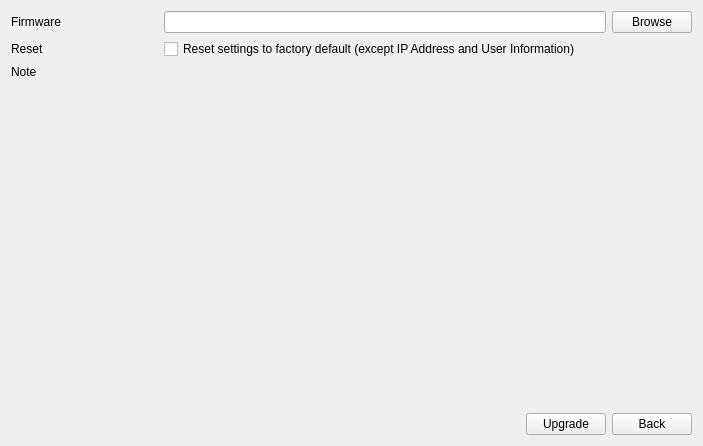
<?xml version="1.0" encoding="UTF-8"?>
<ui version="4.0">
 <class>TabMaintenanceLocalUpgrade</class>
 <widget class="QWidget" name="TabMaintenanceLocalUpgrade">
  <property name="geometry">
   <rect>
    <x>0</x>
    <y>0</y>
    <width>703</width>
    <height>446</height>
   </rect>
  </property>
  <property name="windowTitle">
   <string>Form</string>
  </property>
  <layout class="QVBoxLayout" name="verticalLayout">
   <item>
    <layout class="QGridLayout" name="gridLayout">
     <item row="0" column="0">
      <widget class="QLabel" name="label_firmware">
       <property name="sizePolicy">
        <sizepolicy hsizetype="Preferred" vsizetype="Preferred">
         <horstretch>1</horstretch>
         <verstretch>0</verstretch>
        </sizepolicy>
       </property>
       <property name="text">
        <string>Firmware</string>
       </property>
      </widget>
     </item>
     <item row="1" column="0">
      <widget class="QLabel" name="label_reset">
       <property name="text">
        <string>Reset</string>
       </property>
      </widget>
     </item>
     <item row="1" column="1">
      <widget class="QCheckBox" name="checkBox_reset">
       <property name="text">
        <string>Reset settings to factory default (except IP Address and User Information)</string>
       </property>
      </widget>
     </item>
     <item row="0" column="1">
      <widget class="MyLineEdit" name="lineEdit_filePath">
       <property name="sizePolicy">
        <sizepolicy hsizetype="Expanding" vsizetype="Fixed">
         <horstretch>3</horstretch>
         <verstretch>0</verstretch>
        </sizepolicy>
       </property>
       <property name="readOnly">
        <bool>true</bool>
       </property>
      </widget>
     </item>
     <item row="0" column="2">
      <widget class="MyPushButton" name="pushButton_browse">
       <property name="text">
        <string>Browse</string>
       </property>
      </widget>
     </item>
    </layout>
   </item>
   <item>
    <widget class="BlueLabel" name="label_note">
     <property name="text">
      <string>Note</string>
     </property>
     <property name="wordWrap">
      <bool>true</bool>
     </property>
    </widget>
   </item>
   <item>
    <spacer name="verticalSpacer">
     <property name="orientation">
      <enum>Qt::Vertical</enum>
     </property>
     <property name="sizeHint" stdset="0">
      <size>
       <width>20</width>
       <height>297</height>
      </size>
     </property>
    </spacer>
   </item>
   <item>
    <layout class="QHBoxLayout" name="horizontalLayout">
     <item>
      <spacer name="horizontalSpacer">
       <property name="orientation">
        <enum>Qt::Horizontal</enum>
       </property>
       <property name="sizeHint" stdset="0">
        <size>
         <width>40</width>
         <height>20</height>
        </size>
       </property>
      </spacer>
     </item>
     <item>
      <widget class="MyPushButton" name="pushButton_upgrade">
       <property name="text">
        <string>Upgrade</string>
       </property>
      </widget>
     </item>
     <item>
      <widget class="MyPushButton" name="pushButton_back">
       <property name="text">
        <string>Back</string>
       </property>
      </widget>
     </item>
    </layout>
   </item>
  </layout>
 </widget>
 <customwidgets>
  <customwidget>
   <class>MyPushButton</class>
   <extends>QPushButton</extends>
   <header>mypushbutton.h</header>
  </customwidget>
  <customwidget>
   <class>MyLineEdit</class>
   <extends>QLineEdit</extends>
   <header>mylineedit.h</header>
  </customwidget>
  <customwidget>
   <class>BlueLabel</class>
   <extends>QLabel</extends>
   <header>bluelabel.h</header>
  </customwidget>
 </customwidgets>
 <resources/>
 <connections/>
</ui>
